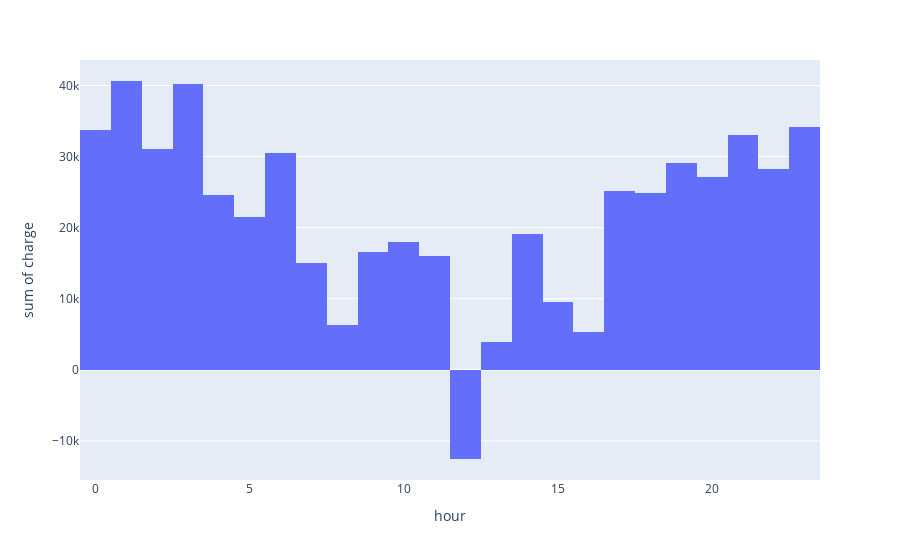

Notebook code cell kept with this figure:
### Code cell
fig=px.histogram(hourly_loads_heavy, x='hour', y='charge', nbins=24)
fig.show()

### Figure 1 — Plotly figure (JSON) as saved in the notebook; plotly's stock layout.template omitted (floating-point values rounded to 4 significant figures)
{"data": [{"alignmentgroup": "True", "bingroup": "x", "histfunc": "sum", "hovertemplate": "hour=%{x}<br>sum of charge=%{y}<extra></extra>", "legendgroup": "", "marker": {"color": "#636efa", "pattern": {"shape": ""}}, "name": "", "nbinsx": 24, "offsetgroup": "", "orientation": "v", "showlegend": false, "type": "histogram", "x": [0, 1, 2, 3, 4, 5, 6, 7, 8, 9, 10, 11, 12, 13, 14, 15, 16, 17, 18, 19, 20, 21, 22, 23], "xaxis": "x", "y": [33780.0, 40630.0, 31000.0, 40200.0, 24630.0, 21490.0, 30550.0, 15080.0, 6239.0, 16520.0, 17960.0, 15960.0, -12550.0, 3935.0, 19080.0, 9607.0, 5271.0, 25110.0, 24940.0, 29090.0, 27140.0, 33020.0, 28210.0, 34090.0], "yaxis": "y"}], "layout": {"autosize": true, "barmode": "relative", "legend": {"tracegroupgap": 0}, "margin": {"t": 60}, "xaxis": {"anchor": "y", "autorange": true, "domain": [0, 1], "range": [-0.5, 23.5], "title": {"text": "hour"}, "type": "linear"}, "yaxis": {"anchor": "x", "autorange": true, "domain": [0, 1], "range": [-15510.0, 43590.0], "title": {"text": "sum of charge"}, "type": "linear"}}}
